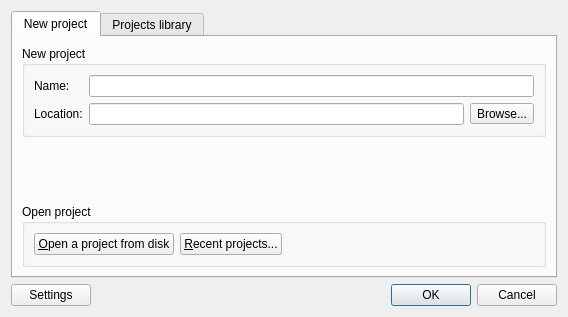
<?xml version="1.0" encoding="UTF-8"?>
<ui version="4.0">
 <class>ProjectDialog</class>
 <widget class="QDialog" name="ProjectDialog">
  <property name="windowModality">
   <enum>Qt::ApplicationModal</enum>
  </property>
  <property name="geometry">
   <rect>
    <x>0</x>
    <y>0</y>
    <width>568</width>
    <height>317</height>
   </rect>
  </property>
  <property name="windowTitle">
   <string>Project</string>
  </property>
  <property name="modal">
   <bool>true</bool>
  </property>
  <layout class="QVBoxLayout" name="verticalLayout">
   <item>
    <widget class="QTabWidget" name="uiProjectTabWidget">
     <property name="tabPosition">
      <enum>QTabWidget::North</enum>
     </property>
     <property name="tabShape">
      <enum>QTabWidget::Rounded</enum>
     </property>
     <property name="currentIndex">
      <number>0</number>
     </property>
     <widget class="QWidget" name="tab">
      <attribute name="title">
       <string>New project</string>
      </attribute>
      <layout class="QVBoxLayout" name="verticalLayout_3">
       <item>
        <widget class="QGroupBox" name="groupBox">
         <property name="title">
          <string>New project</string>
         </property>
         <layout class="QGridLayout" name="gridLayout">
          <item row="1" column="1">
           <layout class="QHBoxLayout" name="horizontalLayout_3">
            <item>
             <widget class="QLineEdit" name="uiLocationLineEdit"/>
            </item>
            <item>
             <widget class="QToolButton" name="uiLocationBrowserToolButton">
              <property name="text">
               <string>Browse...</string>
              </property>
             </widget>
            </item>
           </layout>
          </item>
          <item row="0" column="0">
           <widget class="QLabel" name="uiNameLabel">
            <property name="sizePolicy">
             <sizepolicy hsizetype="Fixed" vsizetype="Preferred">
              <horstretch>0</horstretch>
              <verstretch>0</verstretch>
             </sizepolicy>
            </property>
            <property name="text">
             <string>Name:</string>
            </property>
            <property name="textFormat">
             <enum>Qt::AutoText</enum>
            </property>
           </widget>
          </item>
          <item row="0" column="1">
           <widget class="QLineEdit" name="uiNameLineEdit"/>
          </item>
          <item row="1" column="0">
           <widget class="QLabel" name="uiLocationLabel">
            <property name="sizePolicy">
             <sizepolicy hsizetype="Fixed" vsizetype="Preferred">
              <horstretch>0</horstretch>
              <verstretch>0</verstretch>
             </sizepolicy>
            </property>
            <property name="text">
             <string>Location:</string>
            </property>
           </widget>
          </item>
         </layout>
        </widget>
       </item>
       <item>
        <spacer name="verticalSpacer">
         <property name="orientation">
          <enum>Qt::Vertical</enum>
         </property>
         <property name="sizeHint" stdset="0">
          <size>
           <width>5</width>
           <height>5</height>
          </size>
         </property>
        </spacer>
       </item>
       <item>
        <widget class="QGroupBox" name="uiOpenProjectGroupBox">
         <property name="title">
          <string>Open project</string>
         </property>
         <layout class="QGridLayout" name="gridLayout_2">
          <item row="0" column="0">
           <layout class="QHBoxLayout" name="horizontalLayout_2">
            <item>
             <widget class="QPushButton" name="uiOpenProjectPushButton">
              <property name="text">
               <string>&amp;Open a project from disk</string>
              </property>
             </widget>
            </item>
            <item>
             <widget class="QPushButton" name="uiRecentProjectsPushButton">
              <property name="text">
               <string>&amp;Recent projects...</string>
              </property>
             </widget>
            </item>
            <item>
             <spacer name="horizontalSpacer_2">
              <property name="orientation">
               <enum>Qt::Horizontal</enum>
              </property>
              <property name="sizeHint" stdset="0">
               <size>
                <width>239</width>
                <height>20</height>
               </size>
              </property>
             </spacer>
            </item>
           </layout>
          </item>
         </layout>
        </widget>
       </item>
      </layout>
     </widget>
     <widget class="QWidget" name="uiProjectsLibraryTab">
      <attribute name="title">
       <string>Projects library</string>
      </attribute>
      <layout class="QVBoxLayout" name="verticalLayout_2">
       <item>
        <widget class="QTreeWidget" name="uiProjectsTreeWidget">
         <column>
          <property name="text">
           <string>Name</string>
          </property>
         </column>
         <column>
          <property name="text">
           <string>Status</string>
          </property>
         </column>
         <column>
          <property name="text">
           <string>Path</string>
          </property>
         </column>
        </widget>
       </item>
       <item>
        <layout class="QHBoxLayout" name="horizontalLayout_4">
         <item>
          <widget class="QPushButton" name="uiDeleteProjectButton">
           <property name="text">
            <string>Delete</string>
           </property>
          </widget>
         </item>
         <item>
          <spacer name="horizontalSpacer">
           <property name="orientation">
            <enum>Qt::Horizontal</enum>
           </property>
           <property name="sizeHint" stdset="0">
            <size>
             <width>40</width>
             <height>20</height>
            </size>
           </property>
          </spacer>
         </item>
        </layout>
       </item>
      </layout>
     </widget>
    </widget>
   </item>
   <item>
    <layout class="QHBoxLayout" name="horizontalLayout">
     <item>
      <widget class="QPushButton" name="uiSettingsPushButton">
       <property name="text">
        <string>Settings</string>
       </property>
      </widget>
     </item>
     <item>
      <spacer name="horizontalSpacer_3">
       <property name="orientation">
        <enum>Qt::Horizontal</enum>
       </property>
       <property name="sizeHint" stdset="0">
        <size>
         <width>40</width>
         <height>20</height>
        </size>
       </property>
      </spacer>
     </item>
     <item>
      <widget class="QDialogButtonBox" name="uiButtonBox">
       <property name="orientation">
        <enum>Qt::Horizontal</enum>
       </property>
       <property name="standardButtons">
        <set>QDialogButtonBox::Cancel|QDialogButtonBox::Ok</set>
       </property>
      </widget>
     </item>
    </layout>
   </item>
  </layout>
 </widget>
 <resources/>
 <connections>
  <connection>
   <sender>uiButtonBox</sender>
   <signal>accepted()</signal>
   <receiver>ProjectDialog</receiver>
   <slot>accept()</slot>
   <hints>
    <hint type="sourcelabel">
     <x>248</x>
     <y>254</y>
    </hint>
    <hint type="destinationlabel">
     <x>157</x>
     <y>274</y>
    </hint>
   </hints>
  </connection>
  <connection>
   <sender>uiButtonBox</sender>
   <signal>rejected()</signal>
   <receiver>ProjectDialog</receiver>
   <slot>reject()</slot>
   <hints>
    <hint type="sourcelabel">
     <x>316</x>
     <y>260</y>
    </hint>
    <hint type="destinationlabel">
     <x>286</x>
     <y>274</y>
    </hint>
   </hints>
  </connection>
  <connection>
   <sender>uiNameLineEdit</sender>
   <signal>returnPressed()</signal>
   <receiver>ProjectDialog</receiver>
   <slot>accept()</slot>
   <hints>
    <hint type="sourcelabel">
     <x>321</x>
     <y>56</y>
    </hint>
    <hint type="destinationlabel">
     <x>288</x>
     <y>93</y>
    </hint>
   </hints>
  </connection>
  <connection>
   <sender>uiLocationLineEdit</sender>
   <signal>returnPressed()</signal>
   <receiver>ProjectDialog</receiver>
   <slot>accept()</slot>
   <hints>
    <hint type="sourcelabel">
     <x>285</x>
     <y>100</y>
    </hint>
    <hint type="destinationlabel">
     <x>288</x>
     <y>93</y>
    </hint>
   </hints>
  </connection>
 </connections>
</ui>
